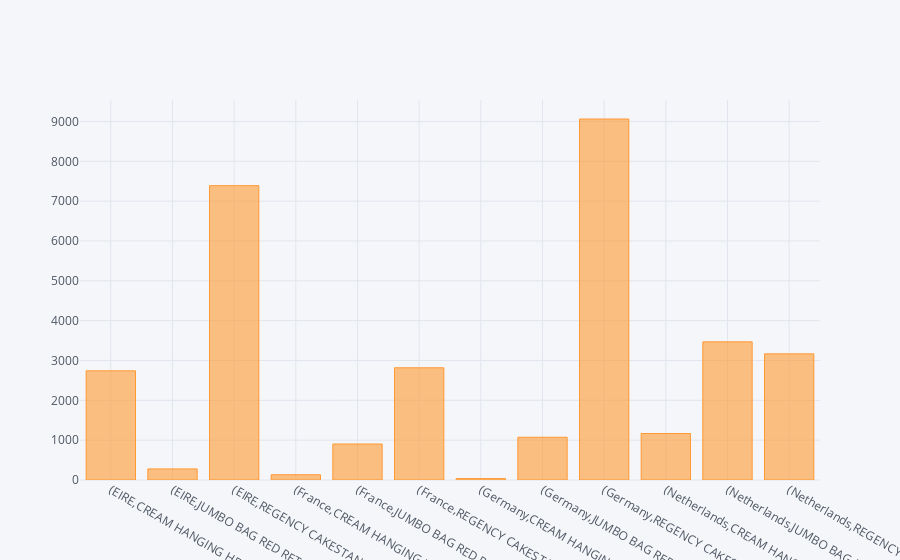

The cell this chart's notebook holds for it:
### Code cell
# Create masks to filter the dataframe
mask_product = data.Description.isin(product_list)
mask_country = data.Country.isin(country_list)

data.loc[mask_product & mask_country, :].groupby(by=['Country', 'Description']).sum().Revenue.reset_index().iplot(kind='bar', x=['Country', 'Description'], y='Revenue')

### Figure 1 — Plotly figure (JSON) as saved in the notebook; plotly's stock layout.template omitted (floating-point values rounded to 4 significant figures)
{"data": [{"marker": {"color": "rgba(255, 153, 51, 0.6)", "line": {"color": "rgba(255, 153, 51, 1.0)", "width": 1}}, "name": "Revenue", "orientation": "v", "text": "", "type": "bar", "uid": "e74f75c9-00a1-4fc9-9426-13e0bfde62bc", "x": ["(EIRE,CREAM HANGING HEART T-LIGHT HOLDER)", "(EIRE,JUMBO BAG RED RETROSPOT)", "(EIRE,REGENCY CAKESTAND 3 TIER)", "(France,CREAM HANGING HEART T-LIGHT HOLDER)", "(France,JUMBO BAG RED RETROSPOT)", "(France,REGENCY CAKESTAND 3 TIER)", "(Germany,CREAM HANGING HEART T-LIGHT HOLDER)", "(Germany,JUMBO BAG RED RETROSPOT)", "(Germany,REGENCY CAKESTAND 3 TIER)", "(Netherlands,CREAM HANGING HEART T-LIGHT HOLDER)", "(Netherlands,JUMBO BAG RED RETROSPOT)", "(Netherlands,REGENCY CAKESTAND 3 TIER)"], "y": [2741.0, 278.7, 7389.0, 131.8, 903.4, 2817.0, 35.4, 1073.0, 9062.0, 1167, 3468, 3166.0]}], "layout": {"legend": {"bgcolor": "#F5F6F9", "font": {"color": "#4D5663"}}, "paper_bgcolor": "#F5F6F9", "plot_bgcolor": "#F5F6F9", "title": {"font": {"color": "#4D5663"}}, "xaxis": {"gridcolor": "#E1E5ED", "showgrid": true, "tickfont": {"color": "#4D5663"}, "title": {"font": {"color": "#4D5663"}, "text": ""}, "zerolinecolor": "#E1E5ED"}, "yaxis": {"gridcolor": "#E1E5ED", "showgrid": true, "tickfont": {"color": "#4D5663"}, "title": {"font": {"color": "#4D5663"}, "text": ""}, "zerolinecolor": "#E1E5ED"}}}
